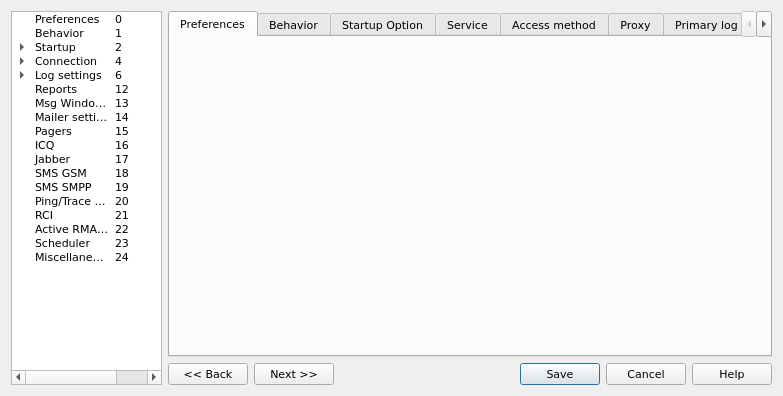
<?xml version="1.0" encoding="UTF-8"?>
<ui version="4.0">
 <class>OptionsForm</class>
 <widget class="QDialog" name="OptionsForm">
  <property name="geometry">
   <rect>
    <x>0</x>
    <y>0</y>
    <width>783</width>
    <height>396</height>
   </rect>
  </property>
  <property name="font">
   <font>
    <family>DejaVu Sans</family>
    <pointsize>8</pointsize>
   </font>
  </property>
  <property name="windowTitle">
   <string>Options</string>
  </property>
  <property name="locale">
   <locale language="English" country="UnitedStates"/>
  </property>
  <layout class="QHBoxLayout" name="horizontalLayout_3" stretch="1,4">
   <item>
    <widget class="QTreeWidget" name="optionsTree">
     <property name="sizePolicy">
      <sizepolicy hsizetype="Expanding" vsizetype="Expanding">
       <horstretch>0</horstretch>
       <verstretch>0</verstretch>
      </sizepolicy>
     </property>
     <property name="editTriggers">
      <set>QAbstractItemView::NoEditTriggers</set>
     </property>
     <attribute name="headerVisible">
      <bool>false</bool>
     </attribute>
     <column>
      <property name="text">
       <string>1</string>
      </property>
     </column>
     <column>
      <property name="text">
       <string>2</string>
      </property>
      <property name="foreground">
       <brush brushstyle="NoBrush">
        <color alpha="0">
         <red>0</red>
         <green>0</green>
         <blue>0</blue>
        </color>
       </brush>
      </property>
     </column>
     <item>
      <property name="text">
       <string>Preferences</string>
      </property>
      <property name="text">
       <string>0</string>
      </property>
     </item>
     <item>
      <property name="text">
       <string>Behavior</string>
      </property>
      <property name="text">
       <string>1</string>
      </property>
     </item>
     <item>
      <property name="text">
       <string>Startup</string>
      </property>
      <property name="text">
       <string>2</string>
      </property>
      <item>
       <property name="text">
        <string>Service</string>
       </property>
       <property name="text">
        <string>3</string>
       </property>
      </item>
     </item>
     <item>
      <property name="text">
       <string>Connection</string>
      </property>
      <property name="text">
       <string>4</string>
      </property>
      <item>
       <property name="text">
        <string>Proxy</string>
       </property>
       <property name="text">
        <string>5</string>
       </property>
      </item>
     </item>
     <item>
      <property name="text">
       <string>Log settings</string>
      </property>
      <property name="text">
       <string>6</string>
      </property>
      <item>
       <property name="text">
        <string>Backup Log</string>
       </property>
       <property name="text">
        <string>7</string>
       </property>
      </item>
      <item>
       <property name="text">
        <string>System log</string>
       </property>
       <property name="text">
        <string>8</string>
       </property>
      </item>
      <item>
       <property name="text">
        <string>Log processing</string>
       </property>
       <property name="text">
        <string>9</string>
       </property>
      </item>
      <item>
       <property name="text">
        <string>HTML colors</string>
       </property>
       <property name="text">
        <string>10</string>
       </property>
      </item>
      <item>
       <property name="text">
        <string>Viewers</string>
       </property>
       <property name="text">
        <string>11</string>
       </property>
      </item>
     </item>
     <item>
      <property name="text">
       <string>Reports</string>
      </property>
      <property name="text">
       <string>12</string>
      </property>
     </item>
     <item>
      <property name="text">
       <string>Msg Windows</string>
      </property>
      <property name="text">
       <string>13</string>
      </property>
     </item>
     <item>
      <property name="text">
       <string>Mailer settings</string>
      </property>
      <property name="text">
       <string>14</string>
      </property>
     </item>
     <item>
      <property name="text">
       <string>Pagers</string>
      </property>
      <property name="text">
       <string>15</string>
      </property>
     </item>
     <item>
      <property name="text">
       <string>ICQ</string>
      </property>
      <property name="text">
       <string>16</string>
      </property>
     </item>
     <item>
      <property name="text">
       <string>Jabber</string>
      </property>
      <property name="text">
       <string>17</string>
      </property>
     </item>
     <item>
      <property name="text">
       <string>SMS GSM</string>
      </property>
      <property name="text">
       <string>18</string>
      </property>
     </item>
     <item>
      <property name="text">
       <string>SMS SMPP</string>
      </property>
      <property name="text">
       <string>19</string>
      </property>
     </item>
     <item>
      <property name="text">
       <string>Ping/Trace options</string>
      </property>
      <property name="text">
       <string>20</string>
      </property>
     </item>
     <item>
      <property name="text">
       <string>RCI</string>
      </property>
      <property name="text">
       <string>21</string>
      </property>
     </item>
     <item>
      <property name="text">
       <string>Active RMA Server</string>
      </property>
      <property name="text">
       <string>22</string>
      </property>
     </item>
     <item>
      <property name="text">
       <string>Scheduler</string>
      </property>
      <property name="text">
       <string>23</string>
      </property>
     </item>
     <item>
      <property name="text">
       <string>Miscellaneous</string>
      </property>
      <property name="text">
       <string>24</string>
      </property>
     </item>
    </widget>
   </item>
   <item>
    <layout class="QVBoxLayout" name="verticalLayout_4">
     <item>
      <widget class="QTabWidget" name="PageControl">
       <property name="sizePolicy">
        <sizepolicy hsizetype="Expanding" vsizetype="Expanding">
         <horstretch>0</horstretch>
         <verstretch>0</verstretch>
        </sizepolicy>
       </property>
       <property name="locale">
        <locale language="English" country="UnitedStates"/>
       </property>
       <property name="currentIndex">
        <number>0</number>
       </property>
       <widget class="QWidget" name="pagePreferences">
        <attribute name="title">
         <string>Preferences</string>
        </attribute>
        <layout class="QVBoxLayout" name="loPreferences">
         <item>
       <widget class="SDPO::PreferencesWidget" name="wPreferences" />
         </item>
         </layout>
         </widget>
       <widget class="QWidget" name="pageBehavior">
        <attribute name="title">
         <string>Behavior</string>
        </attribute>
        <layout class="QVBoxLayout" name="loBehavior">
         <item>
       <widget class="SDPO::BehaviorWidget" name="wBehavior" />
         </item>
         </layout>
       </widget>
       <widget class="QWidget" name="pageStartupOption">
        <attribute name="title">
         <string>Startup Option</string>
        </attribute>
        <layout class="QVBoxLayout" name="loStartupOptions">
         <item>
       <widget class="SDPO::StartupOptionsWidget" name="wStartupOptions" />
         </item>
         </layout>
       </widget>
       <widget class="QWidget" name="pageService">
        <attribute name="title">
         <string>Service</string>
        </attribute>
        <layout class="QVBoxLayout" name="loService">
         <item>
         <widget class="SDPO::ServiceOptionsWidget" name="wService" />
         </item>
         </layout>
       </widget>
       <widget class="QWidget" name="pageAccessMethod">
        <attribute name="title">
         <string>Access method</string>
        </attribute>
        <layout class="QVBoxLayout" name="loAccessMethod">
         <item>
         <widget class="SDPO::AccessMethodOptionsWidget" name="wAccessMethod" />
         </item>
         </layout>
       </widget>
       <widget class="QWidget" name="pageProxy">
        <attribute name="title">
         <string>Proxy</string>
        </attribute>
        <layout class="QVBoxLayout" name="loProxy">
         <item>
         <widget class="SDPO::ProxyOptionsWidget" name="wProxy" />
         </item>
         </layout>
       </widget>
       <widget class="QWidget" name="pagePrimaryLog">
        <attribute name="title">
         <string>Primary log</string>
        </attribute>
        <layout class="QVBoxLayout" name="loPrimaryLog">
         <item>
         <widget class="SDPO::PrimaryLogOptionsWidget" name="wPrimaryLog" />
         </item>
         </layout>
       </widget>
       <widget class="QWidget" name="pageBackupLog">
        <attribute name="title">
         <string>Backup log</string>
        </attribute>
        <layout class="QVBoxLayout" name="loBackupLog">
         <item>
         <widget class="SDPO::BackupLogOptionsWidget" name="wBackupLog" />
         </item>
         </layout>
       </widget>
       <widget class="QWidget" name="pageSystemLog">
        <attribute name="title">
         <string>System log</string>
        </attribute>
        <layout class="QVBoxLayout" name="loSystemLog">
         <item>
         <widget class="SDPO::SystemLogOptionsWidget" name="wSystemLog" />
         </item>
         </layout>
       </widget>
       <widget class="QWidget" name="pageLogProcessing">
        <attribute name="title">
         <string>Log processing</string>
        </attribute>
        <layout class="QVBoxLayout" name="loLogProcessing">
         <item>
         <widget class="SDPO::LogProcessingOptionsWidget" name="wLogProcessing" />
         </item>
         </layout>
       </widget>
       <widget class="QWidget" name="HTMLPage">
        <attribute name="title">
         <string>HTML Colors</string>
        </attribute>
        <layout class="QVBoxLayout" name="loHtmlColors">
         <item>
         <widget class="SDPO::HtmlColorsOptionsWidget" name="wHtmlColors" />
         </item>
         </layout>
       </widget>
       <widget class="QWidget" name="ViewersPage">
        <attribute name="title">
         <string>Viewers</string>
        </attribute>
        <layout class="QVBoxLayout" name="loViewers">
         <item>
         <widget class="SDPO::ViewersOptionsWidget" name="wViewers" />
         </item>
         </layout>
       </widget>
       <widget class="QWidget" name="ReportsPage">
        <attribute name="title">
         <string>Reports</string>
        </attribute>
        <layout class="QVBoxLayout" name="loReports">
         <item>
         <widget class="SDPO::ReportsOptionsWidget" name="wReports" />
         </item>
         </layout>
       </widget>
       <widget class="QWidget" name="pageMsgWindows">
        <attribute name="title">
         <string>Msg Windows</string>
        </attribute>
        <layout class="QVBoxLayout" name="loMsgWindowOptions">
         <item>
         <widget class="SDPO::MsgWindowOptionsWidget" name="wMsgWindow" />
         </item>
         </layout>
       </widget>
       <widget class="QWidget" name="pageMailerSettings">
        <attribute name="title">
         <string>Mailer settings</string>
        </attribute>
        <layout class="QVBoxLayout" name="loMailerSettings">
         <item>
         <widget class="SDPO::MailerSettingsWidget" name="wMailerSettings" />
         </item>
         </layout>
       </widget>
       <widget class="QWidget" name="pagePagers">
        <attribute name="title">
         <string>Pagers</string>
        </attribute>
        <layout class="QVBoxLayout" name="loPagersOptions">
         <item>
         <widget class="SDPO::PagersOptionsWidget" name="wPagers" />
         </item>
         </layout>
       </widget>
       <widget class="QWidget" name="pageICQ">
        <attribute name="title">
         <string>ICQ</string>
        </attribute>
        <layout class="QVBoxLayout" name="loIcq">
         <item>
         <widget class="SDPO::IcqOptionsWidget" name="wIcq" />
         </item>
         </layout>
       </widget>
       <widget class="QWidget" name="pageJabber">
        <attribute name="title">
         <string>Jabber</string>
        </attribute>
        <layout class="QVBoxLayout" name="loJabber">
         <item>
         <widget class="SDPO::JabberOptionsWidget" name="wJabber" />
         </item>
         </layout>
       </widget>
       <widget class="QWidget" name="pageSmsGsm">
        <attribute name="title">
         <string>SMS: GSM</string>
        </attribute>
        <layout class="QVBoxLayout" name="loSmsGsm">
         <item>
         <widget class="SDPO::SmsGsmOptionsWidget" name="wSmsGsm" />
         </item>
         </layout>
       </widget>
       <widget class="QWidget" name="pageSmsSmpp">
        <attribute name="title">
         <string>SMS: SMPP</string>
        </attribute>
        <layout class="QVBoxLayout" name="loSmsSmpp">
         <item>
         <widget class="SDPO::SmsSmppOptionsWidget" name="wSmsSmpp" />
         </item>
         </layout>
       </widget>
       <widget class="QWidget" name="pagePingTrace">
        <attribute name="title">
         <string>Ping/Trace</string>
        </attribute>
        <layout class="QVBoxLayout" name="loPingTrace">
         <item>
         <widget class="SDPO::PingTraceOptionsWidget" name="wPingTrace" />
         </item>
         </layout>
       </widget>
       <widget class="QWidget" name="pageRci">
        <attribute name="title">
         <string>RCI</string>
        </attribute>
        <layout class="QVBoxLayout" name="loRci">
         <item>
         <widget class="SDPO::RciOptionsWidget" name="wRci" />
         </item>
         </layout>
       </widget>
       <widget class="QWidget" name="pageActiveRma">
        <attribute name="title">
         <string>Active RMA</string>
        </attribute>
        <layout class="QVBoxLayout" name="loActiveRma">
         <item>
         <widget class="SDPO::ActiveRmaServerOptionsWidget" name="wActiveRma" />
         </item>
         </layout>
       </widget>
       <widget class="QWidget" name="pageScheduler">
        <attribute name="title">
         <string>Scheduler</string>
        </attribute>
        <layout class="QVBoxLayout" name="loScheduler">
         <item>
         <widget class="SDPO::SchedulerOptionsWidget" name="wScheduler" />
         </item>
         </layout>
       </widget>
       <widget class="QWidget" name="pageMisc">
        <attribute name="title">
         <string>Misc</string>
        </attribute>
        <layout class="QVBoxLayout" name="loMisc">
         <item>
         <widget class="SDPO::MiscellaneousOptionsWidget" name="wMisc" />
         </item>
         </layout>
       </widget>
      </widget>
     </item>
     <item>
      <layout class="QHBoxLayout" name="horizontalLayout_2">
       <item>
        <widget class="QPushButton" name="backButton">
         <property name="text">
          <string>&lt;&lt; Back</string>
         </property>
        </widget>
       </item>
       <item>
        <widget class="QPushButton" name="nextButton">
         <property name="text">
          <string>Next &gt;&gt;</string>
         </property>
        </widget>
       </item>
       <item>
        <spacer name="horizontalSpacer">
         <property name="orientation">
          <enum>Qt::Horizontal</enum>
         </property>
         <property name="sizeHint" stdset="0">
          <size>
           <width>40</width>
           <height>20</height>
          </size>
         </property>
        </spacer>
       </item>
       <item>
        <widget class="QDialogButtonBox" name="FinishCancelHelpBtn">
         <property name="locale">
          <locale language="English" country="UnitedStates"/>
         </property>
         <property name="orientation">
          <enum>Qt::Horizontal</enum>
         </property>
         <property name="standardButtons">
          <set>QDialogButtonBox::Cancel|QDialogButtonBox::Help|QDialogButtonBox::Save</set>
         </property>
         <property name="centerButtons">
          <bool>true</bool>
         </property>
        </widget>
       </item>
      </layout>
     </item>
    </layout>
   </item>
  </layout>
 </widget>
 <customwidgets>
  <customwidget>
   <class>SDPO::PreferencesWidget</class>
   <extends>QWidget</extends>
   <header>options/qPreferencesWidget.h</header>
  </customwidget>
  <customwidget>
   <class>SDPO::BehaviorWidget</class>
   <extends>QWidget</extends>
   <header>options/qBehaviorWidget.h</header>
  </customwidget>
  <customwidget>
   <class>SDPO::StartupOptionsWidget</class>
   <extends>QWidget</extends>
   <header>options/qStartupOptionsWidget.h</header>
  </customwidget>
  <customwidget>
   <class>SDPO::ServiceOptionsWidget</class>
   <extends>QWidget</extends>
   <header>options/qServiceOptionsWidget.h</header>
  </customwidget>
  <customwidget>
   <class>SDPO::AccessMethodOptionsWidget</class>
   <extends>QWidget</extends>
   <header>options/qAccessMethodOptionsWidget.h</header>
  </customwidget>
  <customwidget>
   <class>SDPO::ProxyOptionsWidget</class>
   <extends>QWidget</extends>
   <header>options/qProxyOptionsWidget.h</header>
  </customwidget>
  <customwidget>
   <class>SDPO::PrimaryLogOptionsWidget</class>
   <extends>QWidget</extends>
   <header>options/qPrimaryLogOptionsWidget.h</header>
  </customwidget>
  <customwidget>
   <class>SDPO::BackupLogOptionsWidget</class>
   <extends>QWidget</extends>
   <header>options/qBackupLogOptionsWidget.h</header>
  </customwidget>
  <customwidget>
   <class>SDPO::SystemLogOptionsWidget</class>
   <extends>QWidget</extends>
   <header>options/qSystemLogOptionsWidget.h</header>
  </customwidget>
  <customwidget>
   <class>SDPO::LogProcessingOptionsWidget</class>
   <extends>QWidget</extends>
   <header>options/qLogProcessingOptionsWidget.h</header>
  </customwidget>
  <customwidget>
   <class>SDPO::HtmlColorsOptionsWidget</class>
   <extends>QWidget</extends>
   <header>options/qHtmlColorsOptionsWidget.h</header>
  </customwidget>
  <customwidget>
   <class>SDPO::ViewersOptionsWidget</class>
   <extends>QWidget</extends>
   <header>options/qViewersOptionsWidget.h</header>
  </customwidget>
  <customwidget>
   <class>SDPO::ReportsOptionsWidget</class>
   <extends>QWidget</extends>
   <header>options/qReportsOptionsWidget.h</header>
  </customwidget>
  <customwidget>
   <class>SDPO::MsgWindowOptionsWidget</class>
   <extends>QWidget</extends>
   <header>options/qMsgWindowOptionsWidget.h</header>
  </customwidget>
  <customwidget>
   <class>SDPO::MailerSettingsWidget</class>
   <extends>QWidget</extends>
   <header>options/qMailerSettingsWidget.h</header>
  </customwidget>
  <customwidget>
   <class>SDPO::PagersOptionsWidget</class>
   <extends>QWidget</extends>
   <header>options/qPagersOptionsWidget.h</header>
  </customwidget>
  <customwidget>
   <class>SDPO::IcqOptionsWidget</class>
   <extends>QWidget</extends>
   <header>options/qIcqOptionsWidget.h</header>
  </customwidget>
  <customwidget>
   <class>SDPO::JabberOptionsWidget</class>
   <extends>QWidget</extends>
   <header>options/qJabberOptionsWidget.h</header>
  </customwidget>
  <customwidget>
   <class>SDPO::SmsGsmOptionsWidget</class>
   <extends>QWidget</extends>
   <header>options/qSmsGsmOptionsWidget.h</header>
  </customwidget>
  <customwidget>
   <class>SDPO::SmsSmppOptionsWidget</class>
   <extends>QWidget</extends>
   <header>options/qSmsSmppOptionsWidget.h</header>
  </customwidget>
  <customwidget>
   <class>SDPO::PingTraceOptionsWidget</class>
   <extends>QWidget</extends>
   <header>options/qPingTraceOptionsWidget.h</header>
  </customwidget>
  <customwidget>
   <class>SDPO::RciOptionsWidget</class>
   <extends>QWidget</extends>
   <header>options/qRciOptionsWidget.h</header>
  </customwidget>
  <customwidget>
   <class>SDPO::ActiveRmaServerOptionsWidget</class>
   <extends>QWidget</extends>
   <header>options/qActiveRmaServerOptionsWidget.h</header>
  </customwidget>
  <customwidget>
   <class>SDPO::SchedulerOptionsWidget</class>
   <extends>QWidget</extends>
   <header>options/qSchedulerOptionsWidget.h</header>
  </customwidget>
  <customwidget>
   <class>SDPO::MiscellaneousOptionsWidget</class>
   <extends>QWidget</extends>
   <header>options/qMiscellaneousOptionsWidget.h</header>
  </customwidget>
 </customwidgets>
 <resources>
  <include location="../qHostMonitor.qrc"/>
  <include location="../qHostMonitor.qrc"/>
 </resources>
 <connections>
  <connection>
   <sender>FinishCancelHelpBtn</sender>
   <signal>accepted()</signal>
   <receiver>OptionsForm</receiver>
   <slot>accept()</slot>
   <hints>
    <hint type="sourcelabel">
     <x>248</x>
     <y>254</y>
    </hint>
    <hint type="destinationlabel">
     <x>157</x>
     <y>274</y>
    </hint>
   </hints>
  </connection>
  <connection>
   <sender>FinishCancelHelpBtn</sender>
   <signal>rejected()</signal>
   <receiver>OptionsForm</receiver>
   <slot>reject()</slot>
   <hints>
    <hint type="sourcelabel">
     <x>316</x>
     <y>260</y>
    </hint>
    <hint type="destinationlabel">
     <x>286</x>
     <y>274</y>
    </hint>
   </hints>
  </connection>
 </connections>
</ui>
